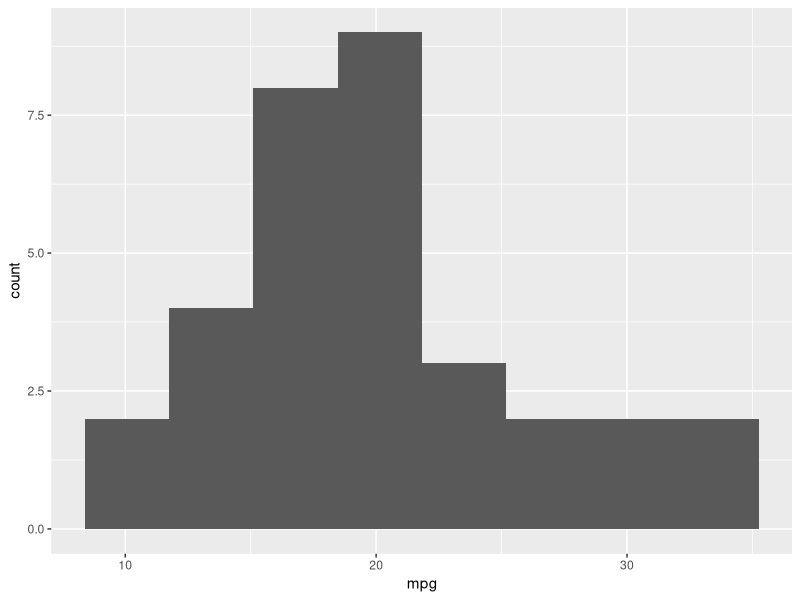

This chart was generated by the following R code:
## ---- chunk 1
library(tidyverse)
mtcars
## ---- chunk 2
library(tidyverse)
mtcars
## ---- chunk 3
ggplot(mtcars, aes(x = mpg)) + geom_histogram(bins = 8)
## ---- chunk 4
summary(mtcars)
